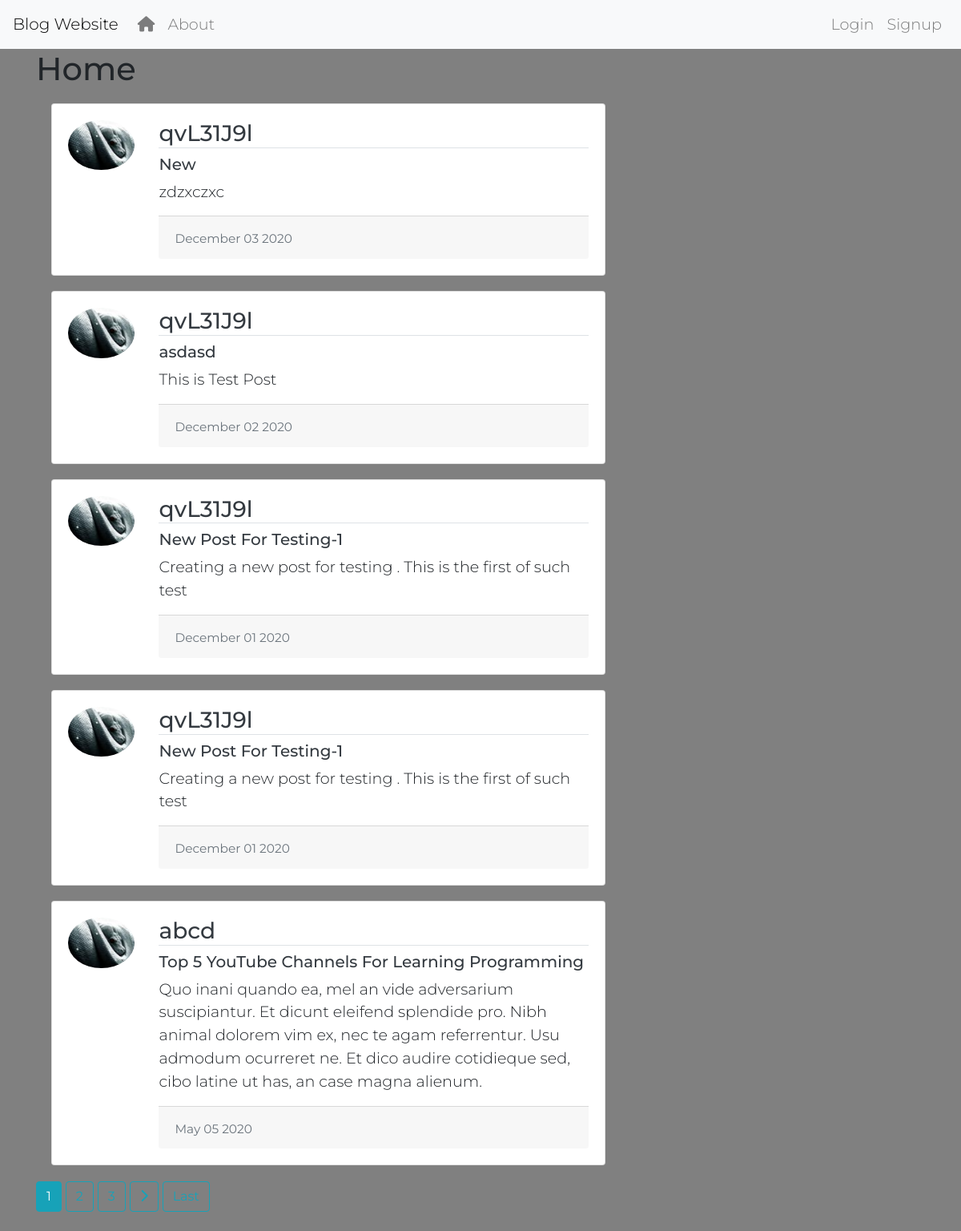
The page / on the database its author committed.
### blog/models.py (models this page shows, shortened)
class Post(models.Model):
    author=models.ForeignKey(User,on_delete=models.CASCADE)
    title= models.CharField(max_length=100)
    content = models.TextField()
    create_date=models.DateTimeField(default=timezone.now)
    post_date=models.DateTimeField(blank=True,null=True)
    upvote = models.PositiveIntegerField(default=0)

### users/models.py (models this page shows, shortened)
class UserProfile(models.Model):
    user = models.OneToOneField(User,on_delete=models.CASCADE)
    roll_no = models.PositiveIntegerField(default=0)
    profilePic= models.ImageField(default = 'default.jpg', upload_to='profile_pics')

### blog/views.py (the view)
# urls.py: path('',PostList.as_view(),name='home'),
class PostList(ListView):
    model = Post
    template_name = 'blog/home.html'
    context_object_name = 'posted'
    ordering = ['-post_date']
    paginate_by = 5

### blog/templates/blog/home.html (shortened to what this page needs)
{% extends "blog/base.html" %}
{% block content %}
{% if user.is_authenticated %}
  <h1  class ="mb-3 "> Welcome {{user.username}} </h1>
{% else %}
  <h1 class ="mb-3 ">Home</h1>
{% endif %}
{% for pst in posted  %}
<div class="card">
  <div class="card-body">
    <div class="row">
      <div class="col-2">
        <img src="{{pst.author.userprofile.profilePic.url}}" class="card-img-top rounded-circle account-img" alt="profile pic">
      </div>
      <div class="col-10">
        <h3 class ="border-bottom"><a class ="text-dark" href="{% url 'user-posts' username=pst.author.username %}">{{pst.author}}</a></h3>
        <h5><a class ="text-dark" href="{% url 'post-detail' username=pst.author pk=pst.id %}">{{pst.title}}</a></h5>
      <div class ='card-text'>
        <p>{{pst.content}}</p>
      </div>
        <div class="card-footer text-muted">
          <small>{{pst.create_date|date:'F d Y'}}</small>
        </div>
      </div>
    </div>
  </div>
</div>
{% endfor %}
{% if is_paginated %}
  {% for num in page_obj.paginator.page_range  %}
    {% if page_obj.number == num %}
      <a class=" btn btn-info mb-4"  href="?page={{ num }}">{{num}}</a>
    {% elif num > page_obj.number|add:'-3' and num < page_obj.number|add:'3' %}
      <a class=" btn btn-outline-info mb-4" href="?page={{ num }}">{{num}}</a>
    {% endif %}
  {% endfor %}
  {% if page_obj.has_next %}
    <a class="btn btn-outline-info mb-4" href="?page={{page_obj.next_page_number}}"><i class="fas fa-chevron-right"></i></a>
    <a class="btn btn-outline-info mb-4" href="?page={{page_obj.paginator.num_pages}}">Last</a>
  {% endif %}
{% endif %}
{% endblock content %}

### blog/templates/blog/base.html (shortened to what this page needs)
<!doctype html>
{% load static %}
<html lang="en">
  <head>
    <link rel="stylesheet" href="https://maxcdn.bootstrapcdn.com/bootstrap/4.0.0/css/bootstrap.min.css">
    <link rel="stylesheet" href="{% static 'blog/css/myStyle.css' %}">
  </head>
  <body>
    <header class='site-header'>
      <nav class="navbar navbar-expand-lg navbar-light bg-light">
        <a class="navbar-brand" style="color:black;">Blog Website</a>
        <div class="collapse navbar-collapse" id="navbarSupportedContent">
          <ul class="navbar-nav mr-auto">
            <li class="nav-item">
              <a class="nav-link" href="{% url 'home' %}"><i class="fas fa-home"></i></a>
            </li>
            <li class="nav-item">
              <a class="nav-link" href="{% url 'about' %}">About</a>
            </li>
          </ul>
          <ul class="navbar-nav">
            {% if user.is_authenticated %}
            <li class="nav-item">
              <a class="nav-link" href="{% url 'post-create' %}">Create New Post</a>
            </li>
            <li class="nav-item">
              <a class="nav-link" href="{% url 'post-draft-list' %}">Drafts</a>
            </li>
            <li class="nav-item">
              <a class="nav-link" href="{% url 'profile' %}">Profile</a>
            </li>
            <li class="nav-item">
              <a class="nav-link" href="{% url 'logout' %}">Logout</a>
            </li>
            {% else %}
            <li class="nav-item">
              <a class="nav-link" href="{% url 'login' %}">Login</a>
            </li>
            <li class="nav-item">
              <a class="nav-link" href="{% url 'register' %}">Signup</a>
            </li>
            {% endif %}
          </ul>
        </div>
      </nav>
    </header>
    <main role="main" class="container">
      <div class="row">
        <div class="col-md-8">
          <div class="col-md-8">
          </div>
          {% block content %}{% endblock %}
        </div>
      </div>
    </main>
  </body>
</html>

### blog/static/blog/css/myStyle.css (style rules this page uses)
body { font-family: 'Montserrat', sans-serif; font-size: larger; font-weight: 300; background-color: grey; }
.card { margin: 1em; }

### rows shown on the page
Post: author.userprofile.profilePic (placeholder picture), author "qvL31J9l", title "New", content "zdzxczxc", create_date "December 03 2020"
Post: author.userprofile.profilePic (placeholder picture), author "qvL31J9l", title "asdasd", content "This is Test Post", create_date "December 02 2020"
Post: author.userprofile.profilePic (placeholder picture), author "qvL31J9l", title "New Post For Testing-1", content "Creating a new post for testing . This is the first of such test", create_date "December 01 2020"
Post: author.userprofile.profilePic (placeholder picture), author "qvL31J9l", title "New Post For Testing-1", content "Creating a new post for testing . This is the first of such test", create_date "December 01 2020"
Post: author.userprofile.profilePic (placeholder picture), author "abcd", title "Top 5 YouTube Channels For Learning Programming", content "Quo inani quando ea, mel an vide adversarium suscipiantur. Et dicunt eleifend splendide pro. Nibh animal dolorem vim ex, nec te agam referrentur. Usu admodum ocurreret ne. Et dico audire cotidieque sed, cibo latine ut has, an case magna alienum.", create_date "May 05 2020"

### other values the page prints
{{ num }} "1"
